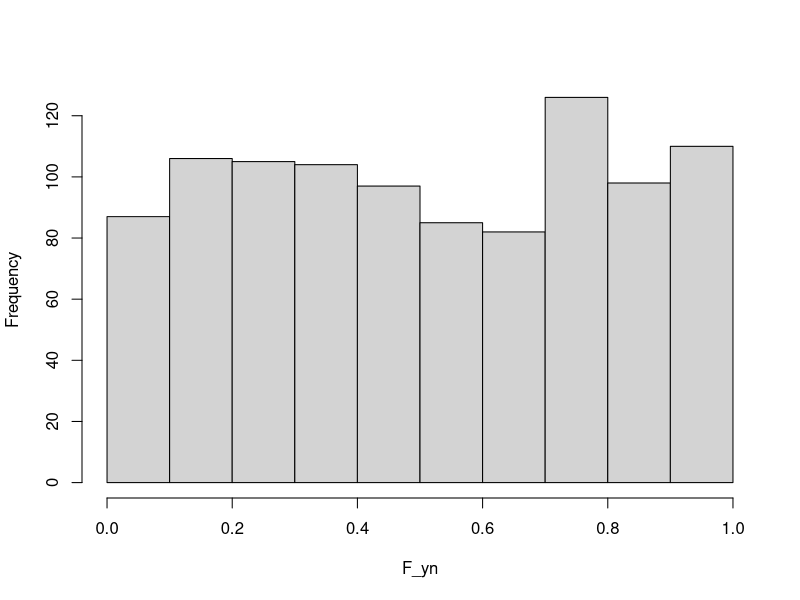
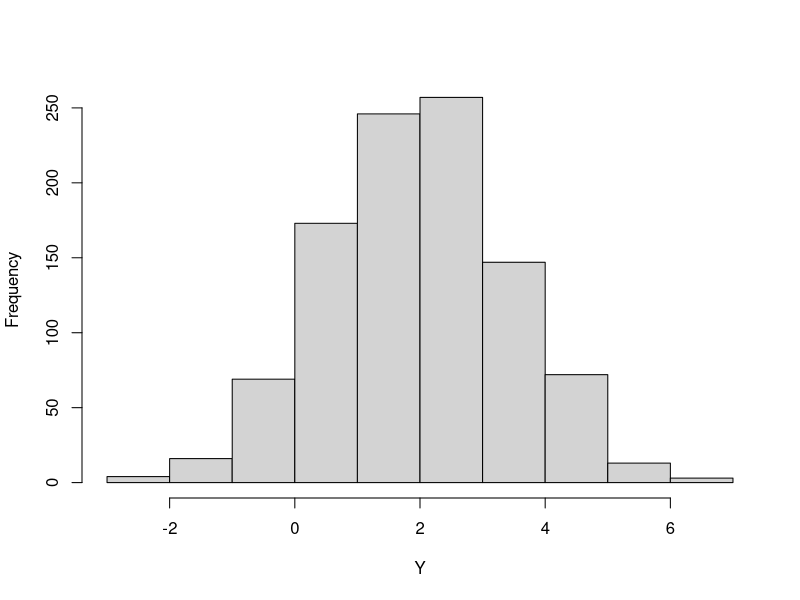
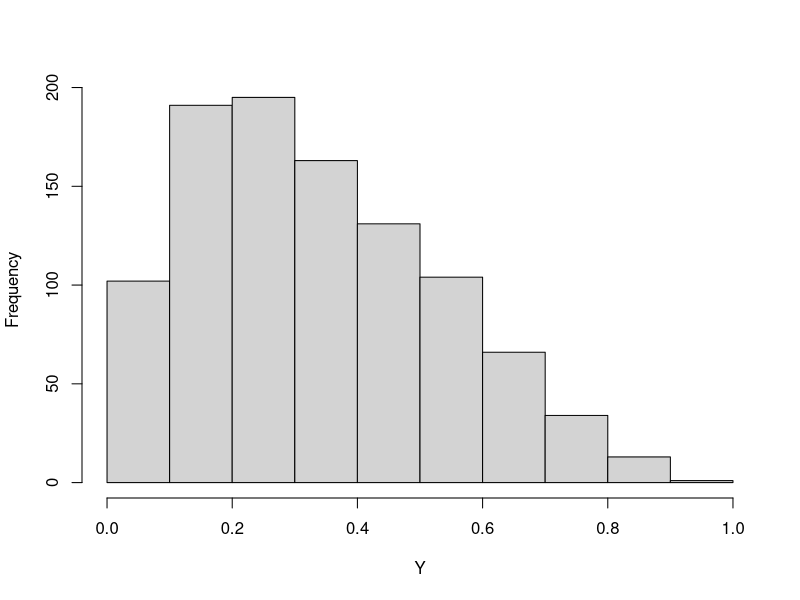
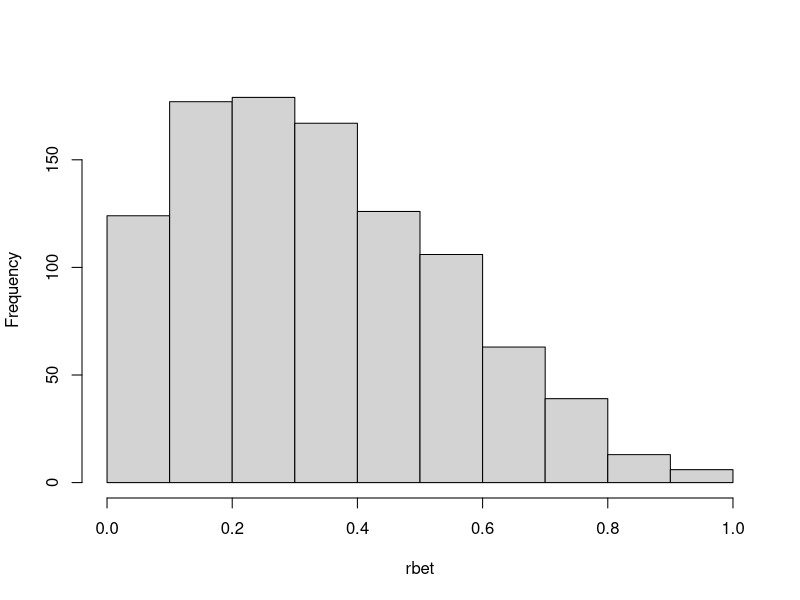
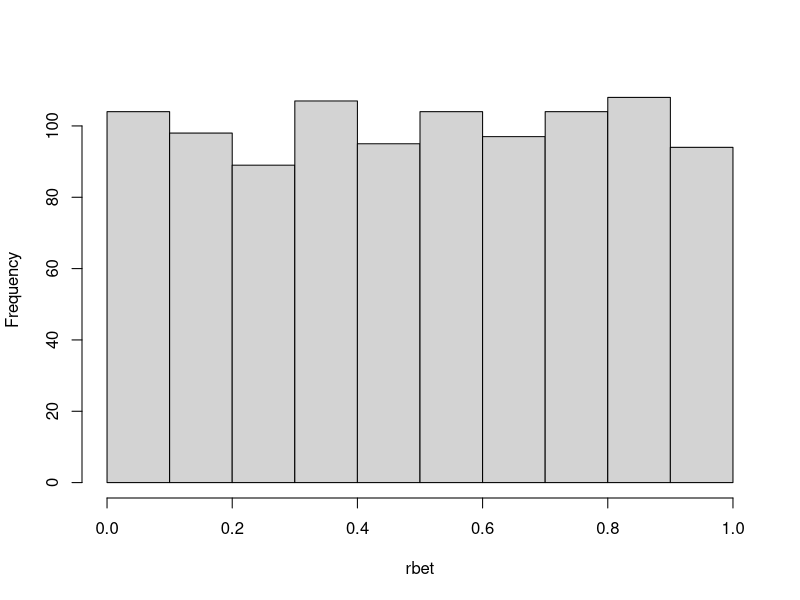
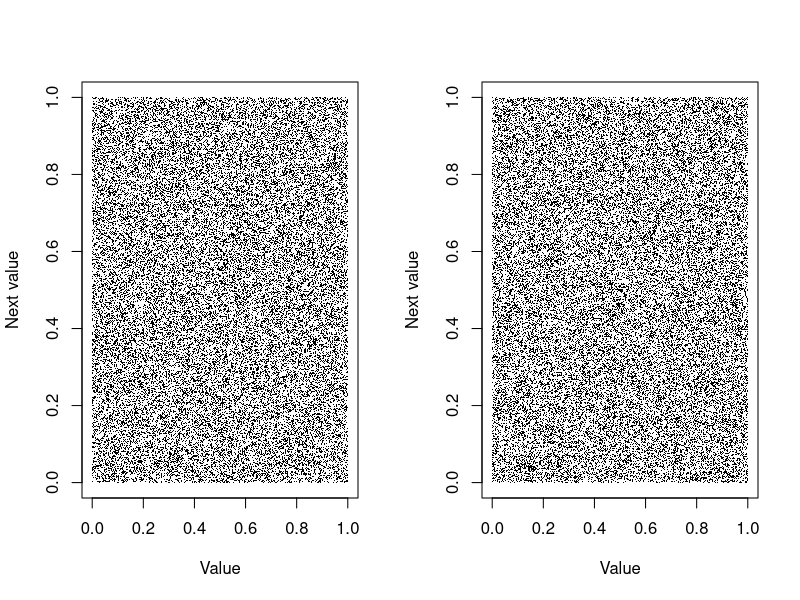

Write R code to recreate these figures, in order.
## ---- chunk 1
# See section below on setting random number seed values
set.seed(455675)
yn <- rnorm(1000,mean=2,sd=1.5)
F_yn <- pnorm(yn,mean=2,sd=1.5)    
hist(F_yn,main="")
## ---- chunk 2
#| fig.cap: G(2,1.5^2) random variables via quantile transform of U(0,1) random numbers.
#| label: fig-random-quant-normal
norm_rv <- qnorm(runif(1000),mean=2,sd=1.5)
hist(norm_rv,main="",xlab="Y")
## ---- chunk 3
#| fig.cap: Beta(1.5,3) random variables via quantile transform of U(0,1) random numbers.
#| label: fig-random-quant-beta
beta_rv <- qbeta(runif(1000),shape1=1.5,shape2=3)
hist(beta_rv,main="",xlab="Y")
## ---- chunk 4
#| fig.cap: Beta(1.5,3) random variables by acceptance-rejection sampling.
#| label: fig-beta-rejection

rbet <- rep(NA,1000)
numacc <- 0
ntries <- 0
while (numacc < length(rbet)) {
    # Draw independent random numbers for abscissa and ordinate
    x <- runif(1,0,1   )
    y <- runif(1,0,1.87)
    # Check whether to accept or reject X depending on 
    # whether Y is below or above the target density
    if (y <= dbeta(x,1.5,3)) {
        numacc <- numacc+1
        rbet[numacc] <- x
    }
    ntries <- ntries + 1
}
ntries
hist(rbet,main="")
## ---- chunk 5

rbet <- rep(NA,1000)
numacc <- 0
ntries <- 0
while (numacc < length(rbet)) {
    # Draw independent random numbers for abscissa and ordinate
    x <- runif(1,0,1)
    y <- runif(1,0,1)
    ntries <- ntries + 1
    # Check whether to accept or reject X depending on 
    # whether Y is below or above the target density
    if (y <= dbeta(x,1,1)) {
        numacc <- numacc+1
        rbet[numacc] <- x
    }
}
ntries
hist(rbet,main="")
## ---- chunk 6
#| fig.cap: Two sets of succesive pairs of 40,000 U(0,1) random numbers plotted on the unit square.
#| label: fig-uniform-square

m = 40000
par(mfrow=c(1,2))
for (i in 1:2) {
    u = runif(m);  
    plot(u[1:(m-1)], u[2:m], pch=".",
         xlab="Value",
         ylab="Next value")
}

## ---- chunk 7
RNGkind()
## ---- chunk 8
RNGkind(normal.kind="Box-Muller")
RNGkind()
## ---- chunk 9
RNGkind(normal.kind="default")
RNGkind()
## ---- chunk 10
set.seed(123)
runif(4)
runif(2)

set.seed(123)
runif(6)
## ---- chunk 11
set.seed(NULL)
.Random.seed[10]
set.seed(.Random.seed[10])
